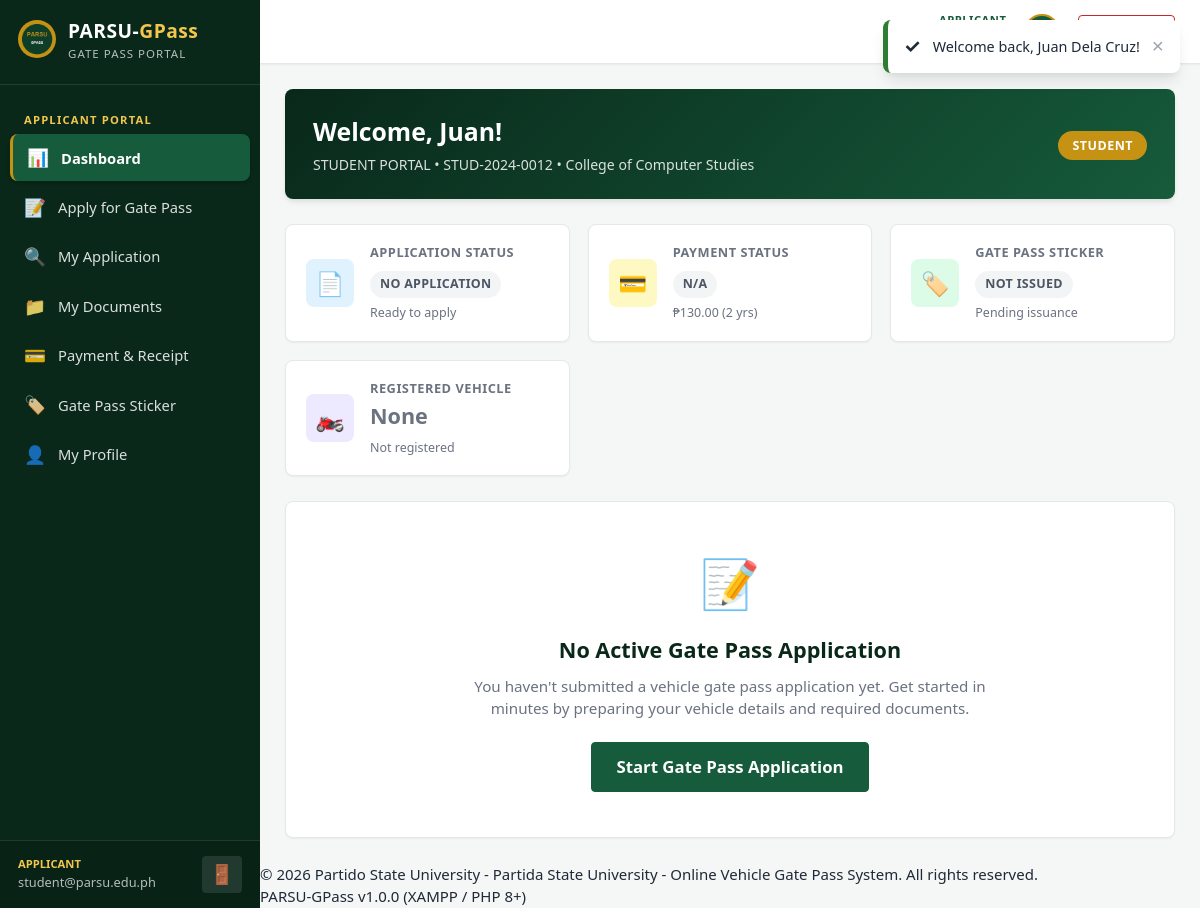
Page /applicant/dashboard.php (signed in) on the committed database.
### tables this page shows
CREATE TABLE `applicant_profiles` (
  `applicant_id` INT AUTO_INCREMENT PRIMARY KEY,
  `user_id` INT NOT NULL UNIQUE,
  `applicant_type` ENUM('student', 'employee') NOT NULL,
  `school_id` VARCHAR(50) NOT NULL UNIQUE,
  `first_name` VARCHAR(100) NOT NULL,
  `middle_name` VARCHAR(100) NULL DEFAULT NULL,
  `last_name` VARCHAR(100) NOT NULL,
  `suffix` VARCHAR(20) NULL DEFAULT NULL,
  `contact_number` VARCHAR(30) NOT NULL,
  `department` VARCHAR(150) NOT NULL,
  `course_year_section` VARCHAR(150) NULL DEFAULT NULL,
  `created_at` TIMESTAMP NOT NULL DEFAULT CURRENT_TIMESTAMP,
  CONSTRAINT `fk_applicant_user` FOREIGN KEY (`user_id`) REFERENCES `users` (`user_id`) ON DELETE CASCADE
);

### includes/applicant_auth.php (called while the page is built, shortened)
<?php
$db = getDBConnection();
$stmt = $db->prepare("SELECT * FROM applicant_profiles WHERE user_id = ?");
$stmt->execute([$_SESSION['user_id']]);
$currentApplicant = $stmt->fetch();

### includes/functions.php (called while the page is built, shortened)
<?php
function e(?string $string): string {
    return htmlspecialchars((string)$string, ENT_QUOTES, 'UTF-8');
}

### applicant/dashboard.php (the view, shortened to what this page needs)
<?php
require_once __DIR__ . '/../includes/applicant_auth.php';
include __DIR__ . '/../includes/header.php';
$db = getDBConnection();
$applicantId = (int)$_SESSION['applicant_id'];
$query = "SELECT a.*, v.vehicle_type, v.plate_number, v.year_model, v.color,
                 p.payment_id, p.payment_status, p.amount, p.psu_or_number,
                 s.sticker_id, s.sticker_number, s.sticker_status, s.valid_until,
                 rel.released_at, rel.received_by
          FROM applications a
          LEFT JOIN vehicles v ON a.vehicle_id = v.vehicle_id
          LEFT JOIN payments p ON a.application_id = p.application_id
          LEFT JOIN gate_pass_stickers s ON a.application_id = s.application_id
          LEFT JOIN sticker_releases rel ON s.sticker_id = rel.sticker_id
          WHERE a.applicant_id = ?
          ORDER BY a.application_id DESC LIMIT 1";
$stmt = $db->prepare($query);
$stmt->execute([$applicantId]);
$application = $stmt->fetch();
?>
<div class="dashboard-header-banner">
    <div class="banner-text">
        <h1 class="dashboard-heading">Welcome, <?= e($currentApplicant['first_name']) ?>!</h1>
        <p class="dashboard-sub">
            <?= strtoupper(e($currentApplicant['applicant_type'])) ?> PORTAL &bull; <?= e($currentApplicant['school_id']) ?> &bull; <?= e($currentApplicant['department']) ?>
        </p>
    </div>
    <div class="banner-badge">
        <span class="badge-role-tag"><?= strtoupper(e($currentApplicant['applicant_type'])) ?></span>
    </div>
</div>
<div class="dashboard-metrics-grid">
    <div class="metric-card card">
        <div class="metric-icon icon-primary">📄</div>
        <div class="metric-info">
            <span class="metric-label">Application Status</span>
            <div class="metric-value">
                <?= $application ? getStatusBadge($application['application_status']) : '<span class="badge badge-secondary">No Application</span>' ?>
            </div>
            <small class="metric-subtext"><?= $application ? 'Ref: ' . e($application['application_number']) : 'Ready to apply' ?></small>
        </div>
    </div>
    <div class="metric-card card">
        <div class="metric-icon icon-gold">💳</div>
        <div class="metric-info">
            <span class="metric-label">Payment Status</span>
            <div class="metric-value">
                <?php if ($application && $application['payment_status']): ?>
                    <?= getStatusBadge($application['payment_status']) ?>
                <?php elseif ($application && in_array($application['application_status'], ['approved', 'payment_pending'])): ?>
                    <span class="badge badge-warning">Awaiting Payment</span>
                <?php else: ?>
                    <span class="badge badge-secondary">N/A</span>
                <?php endif; ?>
            </div>
            <small class="metric-subtext">
                <?= ($currentApplicant['applicant_type'] === 'employee') ? '₱280.00 (3 yrs)' : '₱130.00 (2 yrs)' ?>
            </small>
        </div>
    </div>
    <div class="metric-card card">
        <div class="metric-icon icon-success">🏷️</div>
        <div class="metric-info">
            <span class="metric-label">Gate Pass Sticker</span>
            <div class="metric-value">
                <?php if ($application && $application['sticker_number']): ?>
                    <span class="badge <?= $application['sticker_status'] === 'released' ? 'badge-success' : 'badge-indigo' ?>">
                        <?= e($application['sticker_number']) ?>
                    </span>
                <?php else: ?>
                    <span class="badge badge-secondary">Not Issued</span>
                <?php endif; ?>
            </div>
            <small class="metric-subtext">
                <?= ($application && $application['sticker_status'] === 'released') ? 'Active on Campus' : 'Pending issuance' ?>
            </small>
        </div>
    </div>
    <div class="metric-card card">
        <div class="metric-icon icon-indigo">🏍️</div>
        <div class="metric-info">
            <span class="metric-label">Registered Vehicle</span>
            <div class="metric-value">
                <?= $application ? e($application['plate_number']) : '<span class="text-muted">None</span>' ?>
            </div>
            <small class="metric-subtext">
                <?= $application ? e($application['vehicle_type'] . ' (' . $application['year_model'] . ')') : 'Not registered' ?>
            </small>
        </div>
    </div>
</div>
<?php if (!$application): ?>
    <div class="card empty-state-card">
        <div class="empty-state-icon">📝</div>
        <h2 class="empty-state-title">No Active Gate Pass Application</h2>
        <p class="empty-state-desc">You haven't submitted a vehicle gate pass application yet. Get started in minutes by preparing your vehicle details and required documents.</p>
        <div class="empty-state-actions">
            <a href="<?= BASE_URL ?>/applicant/application/create.php" class="btn btn-primary btn-lg">
                Start Gate Pass Application
            </a>
        </div>
    </div>
<?php endif; ?>
<?php include __DIR__ . '/../includes/footer.php'; ?>

### assets/css/style.css (style rules this page uses)
:root { --primary-color: #0e3e28; --primary-light: #165b3b; --primary-dark: #09281a; --gold-color: #c69214; --gold-light: #f3c64c; --gold-dark: #9e730a; --accent-indigo: #3b429f; --success-color: #2e7d32; --danger-color: #c62828; --warning-color: #ef6c00; --info-color: #0277bd; --bg-main: #f5f7f6; --bg-surface: #ffffff; --text-primary: #1f2937; --text-secondary: #4b5563; --text-muted: #6b7280; --border-color: #e5e7eb; --border-light: #f3f4f6; --font-sans: system-ui, -apple-system, 'Segoe UI', Roboto, Helvetica, Arial, sans-serif; --shadow-sm: 0 1px 2px 0 rgba(0, 0, 0, 0.05); --shadow-md: 0 4px 6px -1px rgba(0, 0, 0, 0.08), 0 2px 4px -1px rgba(0, 0, 0, 0.04); --shadow-lg: 0 10px 15px -3px rgba(0, 0, 0, 0.1), 0 4px 6px -2px rgba(0, 0, 0, 0.05); --radius-sm: 4px; --radius-md: 8px; --radius-lg: 12px; }
*, *::before, *::after { box-sizing: border-box; margin: 0; padding: 0; }
body { font-family: var(--font-sans); font-size: 15px; line-height: 1.5; color: var(--text-primary); background-color: var(--bg-main); -webkit-font-smoothing: antialiased; }
a { color: var(--primary-light); text-decoration: none; transition: color 0.2s ease; }
.text-muted { color: var(--text-muted) !important; }
.card { background-color: var(--bg-surface); border-radius: var(--radius-md); border: 1px solid var(--border-color); box-shadow: var(--shadow-sm); padding: 22px; }
.btn { display: inline-flex; align-items: center; justify-content: center; gap: 8px; padding: 9px 18px; font-size: 0.92rem; font-weight: 600; border-radius: var(--radius-sm); border: 1px solid transparent; cursor: pointer; transition: all 0.2s ease; text-align: center; text-decoration: none; line-height: 1.4; }
.btn-primary { background-color: var(--primary-light); color: #ffffff; border-color: var(--primary-light); }
.btn-lg { padding: 12px 24px; font-size: 1.05rem; }
.badge { display: inline-block; padding: 4px 10px; font-size: 0.78rem; font-weight: 700; border-radius: 9999px; text-align: center; letter-spacing: 0.3px; text-transform: uppercase; }
.badge-secondary { background: #f3f4f6; color: #4b5563; }

### assets/css/dashboard.css (style rules this page uses)
.dashboard-header-banner { background: linear-gradient(135deg, var(--primary-dark) 0%, var(--primary-light) 100%); color: #ffffff; border-radius: var(--radius-md); padding: 24px 28px; margin-bottom: 25px; display: flex; align-items: center; justify-content: space-between; box-shadow: var(--shadow-md); }
.dashboard-heading { font-size: 1.55rem; font-weight: 800; }
.dashboard-sub { font-size: 0.88rem; color: rgba(255, 255, 255, 0.85); margin-top: 4px; }
.badge-role-tag { background: var(--gold-color); color: #ffffff; padding: 6px 14px; border-radius: 9999px; font-size: 0.78rem; font-weight: 700; letter-spacing: 0.5px; }
.dashboard-metrics-grid { display: grid; grid-template-columns: repeat(auto-fit, minmax(220px, 1fr)); gap: 18px; margin-bottom: 25px; }
.metric-card { display: flex; align-items: center; gap: 16px; padding: 18px 20px; transition: transform 0.2s ease, box-shadow 0.2s ease; }
.metric-icon { width: 48px; height: 48px; border-radius: var(--radius-md); display: flex; align-items: center; justify-content: center; font-size: 1.45rem; flex-shrink: 0; }
.icon-primary { background: #e0f2fe; color: #0284c7; }
.icon-success { background: #dcfce7; color: #16a34a; }
.icon-gold { background: #fef9c3; color: #ca8a04; }
.icon-indigo { background: #ede9fe; color: #7c3aed; }
.metric-info { flex: 1; min-width: 0; }
.metric-label { display: block; font-size: 0.8rem; color: var(--text-muted); font-weight: 600; text-transform: uppercase; letter-spacing: 0.5px; }
.metric-value { font-size: 1.35rem; font-weight: 800; color: var(--text-primary); margin: 2px 0; }
.metric-subtext { font-size: 0.78rem; color: var(--text-muted); }
.empty-state-card { text-align: center; padding: 45px 25px; }
.empty-state-icon { font-size: 3rem; margin-bottom: 15px; }
.empty-state-title { font-size: 1.35rem; font-weight: 700; color: var(--primary-dark); }
.empty-state-desc { max-width: 520px; margin: 8px auto 22px auto; color: var(--text-muted); font-size: 0.95rem; }

### rows in the picture
applicant_profiles: first_name "Juan", applicant_type "STUDENT", school "STUD-2024-0012", department "College of Computer Studies"

### other values in the picture
$icon "✓"
$text "Welcome back, Juan Dela Cruz!"
$role "APPLICANT"
$_SESSION['user_email'] "student@parsu.edu.ph"
UNIVERSITY_NAME "Partido State University"
APP_FULL_NAME "Partida State University - Online Vehicle Gate Pass System"
